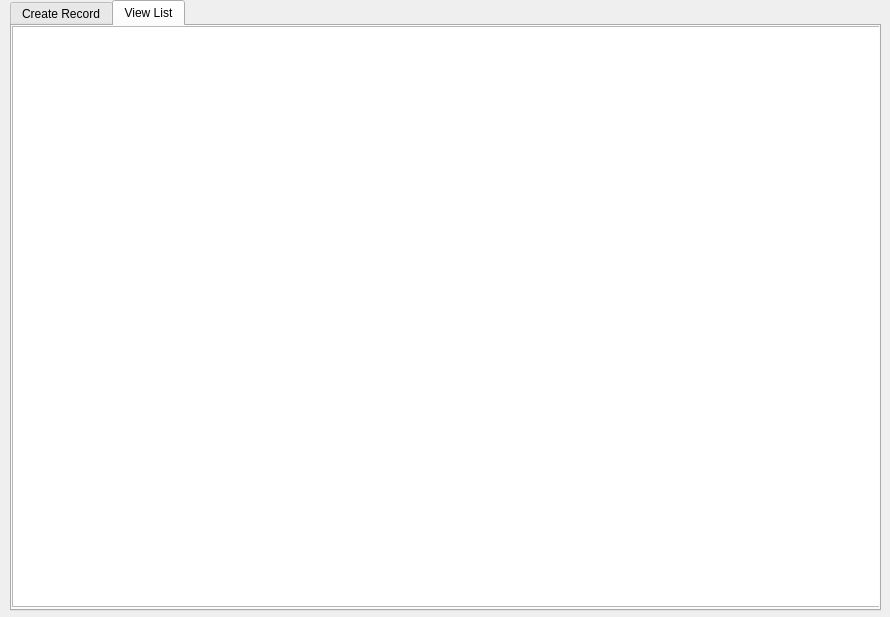
<?xml version="1.0" encoding="UTF-8"?>
<ui version="4.0">
 <class>MyWindow</class>
 <widget class="QDialog" name="MyWindow">
  <property name="geometry">
   <rect>
    <x>0</x>
    <y>0</y>
    <width>890</width>
    <height>617</height>
   </rect>
  </property>
  <property name="windowTitle">
   <string>MyWindow</string>
  </property>
  <widget class="QTabWidget" name="tabWidget">
   <property name="geometry">
    <rect>
     <x>10</x>
     <y>0</y>
     <width>871</width>
     <height>611</height>
    </rect>
   </property>
   <property name="currentIndex">
    <number>1</number>
   </property>
   <widget class="QWidget" name="tab">
    <attribute name="title">
     <string>Create Record</string>
    </attribute>
    <widget class="QLabel" name="label">
     <property name="geometry">
      <rect>
       <x>40</x>
       <y>40</y>
       <width>66</width>
       <height>17</height>
      </rect>
     </property>
     <property name="text">
      <string>Identifier</string>
     </property>
    </widget>
    <widget class="QLineEdit" name="idField">
     <property name="geometry">
      <rect>
       <x>110</x>
       <y>40</y>
       <width>241</width>
       <height>27</height>
      </rect>
     </property>
    </widget>
    <widget class="QLabel" name="label_2">
     <property name="geometry">
      <rect>
       <x>40</x>
       <y>90</y>
       <width>66</width>
       <height>17</height>
      </rect>
     </property>
     <property name="text">
      <string>Name</string>
     </property>
    </widget>
    <widget class="QLineEdit" name="nameField">
     <property name="geometry">
      <rect>
       <x>110</x>
       <y>90</y>
       <width>241</width>
       <height>27</height>
      </rect>
     </property>
    </widget>
    <widget class="QLabel" name="label_3">
     <property name="geometry">
      <rect>
       <x>40</x>
       <y>140</y>
       <width>66</width>
       <height>17</height>
      </rect>
     </property>
     <property name="text">
      <string>Picture</string>
     </property>
    </widget>
    <widget class="QLineEdit" name="pictureField">
     <property name="enabled">
      <bool>false</bool>
     </property>
     <property name="geometry">
      <rect>
       <x>110</x>
       <y>130</y>
       <width>391</width>
       <height>27</height>
      </rect>
     </property>
     <property name="readOnly">
      <bool>false</bool>
     </property>
    </widget>
    <widget class="QPushButton" name="ImageSelector">
     <property name="geometry">
      <rect>
       <x>110</x>
       <y>170</y>
       <width>131</width>
       <height>27</height>
      </rect>
     </property>
     <property name="text">
      <string>Select Image File</string>
     </property>
    </widget>
    <widget class="QLabel" name="label_4">
     <property name="geometry">
      <rect>
       <x>40</x>
       <y>230</y>
       <width>66</width>
       <height>17</height>
      </rect>
     </property>
     <property name="text">
      <string>Roles</string>
     </property>
    </widget>
    <widget class="QLineEdit" name="roleList">
     <property name="enabled">
      <bool>false</bool>
     </property>
     <property name="geometry">
      <rect>
       <x>110</x>
       <y>220</y>
       <width>391</width>
       <height>27</height>
      </rect>
     </property>
    </widget>
    <widget class="QPushButton" name="roleButton">
     <property name="geometry">
      <rect>
       <x>110</x>
       <y>260</y>
       <width>98</width>
       <height>27</height>
      </rect>
     </property>
     <property name="text">
      <string>Add Role</string>
     </property>
    </widget>
    <widget class="QLineEdit" name="newRoleName">
     <property name="geometry">
      <rect>
       <x>230</x>
       <y>260</y>
       <width>113</width>
       <height>27</height>
      </rect>
     </property>
    </widget>
    <widget class="QPushButton" name="addRecord">
     <property name="geometry">
      <rect>
       <x>420</x>
       <y>430</y>
       <width>98</width>
       <height>27</height>
      </rect>
     </property>
     <property name="text">
      <string>Add Record</string>
     </property>
    </widget>
   </widget>
   <widget class="QWidget" name="tab_2">
    <attribute name="title">
     <string>View List</string>
    </attribute>
    <widget class="QTableView" name="tableView">
     <property name="geometry">
      <rect>
       <x>0</x>
       <y>0</y>
       <width>871</width>
       <height>581</height>
      </rect>
     </property>
    </widget>
   </widget>
  </widget>
 </widget>
 <resources/>
 <connections/>
</ui>
